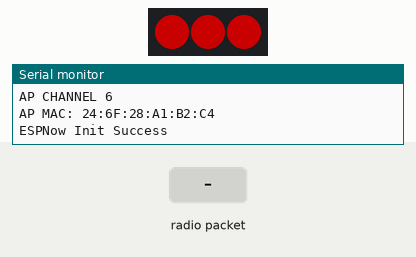
A sketch run on a simulated ESP32. Shown: 3 RGB LEDs in strip order, left to right, the last lines printed to the serial monitor. Inputs (shaded band) come from the test bench. Dim RGB values are drawn brighter than linear.

Above: at 1.2 s.
1.3 s: radio packet "v1" arrives
At 1.46 s:
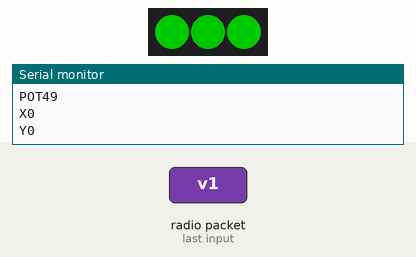
At 1.81 s:
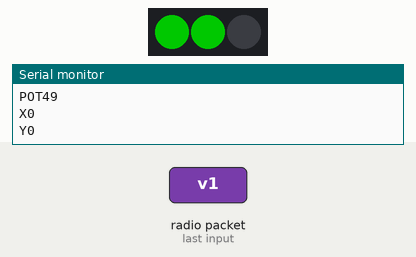
Timing chart, 0 to 4.3 s (numbered marks = the images above; inputs shaded):
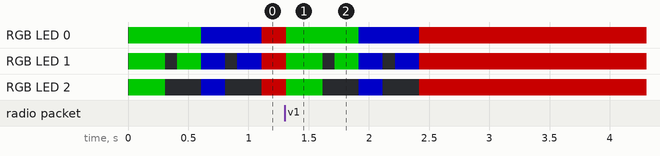

The sketch:

whirlwind-robot.ino
```cpp
/**
   ESPNOW - Basic communication - Slave
   Date: 26th September 2017
   Author: Arvind Ravulavaru <https://github.com/arvindr21>
   Purpose: ESPNow Communication between a Master ESP32 and a Slave ESP32
   Description: This sketch consists of the code for the Slave module.
   Resources: (A bit outdated)
   a. https://espressif.com/sites/default/files/documentation/esp-now_user_guide_en.pdf
   b. http://www.esploradores.com/practica-6-conexion-esp-now/

   << This Device Slave >>

   Flow: Master
   Step 1 : ESPNow Init on Master and set it in STA mode
   Step 2 : Start scanning for Slave ESP32 (we have added a prefix of `slave` to the SSID of slave for an easy setup)
   Step 3 : Once found, add Slave as peer
   Step 4 : Register for send callback
   Step 5 : Start Transmitting data from Master to Slave

   Flow: Slave
   Step 1 : ESPNow Init on Slave
   Step 2 : Update the SSID of Slave with a prefix of `slave`
   Step 3 : Set Slave in AP mode
   Step 4 : Register for receive callback and wait for data
   Step 5 : Once data arrives, print it in the serial monitor

   Note: Master and Slave have been defined to easily understand the setup.
         Based on the ESPNOW API, there is no concept of Master and Slave.
         Any devices can act as master or salve.
*/

#include <esp_now.h>
#include <WiFi.h>

#include <Adafruit_NeoPixel.h>

#define CHANNEL 1

#define DEBUG

// NEOPIXELS
// Which pin on the Arduino is connected to the NeoPixels?
// On a Trinket or Gemma we suggest changing this to 1:
#define LED_PIN     4

// How many NeoPixels are attached to the Arduino?
#define LED_COUNT  3

// NeoPixel brightness, 0 (min) to 255 (max)
#define BRIGHTNESS 100 // Set BRIGHTNESS to about 1/5 (max = 255)

// Declare our NeoPixel strip object:
Adafruit_NeoPixel strip(LED_COUNT, LED_PIN, NEO_GRB + NEO_KHZ800);
// Argument 1 = Number of pixels in NeoPixel strip
// Argument 2 = Arduino pin number (most are valid)
// Argument 3 = Pixel type flags, add together as needed:
//   NEO_KHZ800  800 KHz bitstream (most NeoPixel products w/WS2812 LEDs)
//   NEO_KHZ400  400 KHz (classic 'v1' (not v2) FLORA pixels, WS2811 drivers)
//   NEO_GRB     Pixels are wired for GRB bitstream (most NeoPixel products)
//   NEO_RGB     Pixels are wired for RGB bitstream (v1 FLORA pixels, not v2)
//   NEO_RGBW    Pixels are wired for RGBW bitstream (NeoPixel RGBW products)
//

// Init ESP Now with fallback
void InitESPNow() {
  WiFi.disconnect();
  if (esp_now_init() == ESP_OK) {
    #ifdef DEBUG
    Serial.println("ESPNow Init Success");
    #endif
  }
  else {
    #ifdef DEBUG
    Serial.println("ESPNow Init Failed");
    #endif
    // Retry InitESPNow, add a counte and then restart?
    // InitESPNow();
    // or Simply Restart
    ESP.restart();
  }
}

// config AP SSID
void configDeviceAP() {
  const char *SSID = "Slave_1";
  bool result = WiFi.softAP(SSID, "Slave_1_Password", CHANNEL, 0);
  if (!result) {
    Serial.println("AP Config failed.");
  } else {
    Serial.println("AP Config Success. Broadcasting with AP: " + String(SSID));
    Serial.print("AP CHANNEL "); Serial.println(WiFi.channel());
  }
}

void setup() {
  Serial.begin(115200);
  Serial.println("ESPNow/Basic/Slave Example");
  //Set device in AP mode to begin with
  WiFi.mode(WIFI_AP);
  // configure device AP mode
  configDeviceAP();
  // This is the mac address of the Slave in AP Mode
  Serial.print("AP MAC: "); Serial.println(WiFi.softAPmacAddress());
  // Init ESPNow with a fallback logic
  InitESPNow();
  // Once ESPNow is successfully Init, we will register for recv CB to
  // get recv packer info.
  esp_now_register_recv_cb(OnDataRecv);


  // Neopixel
  strip.begin();           // INITIALIZE NeoPixel strip object (REQUIRED)
  strip.show();            // Turn OFF all pixels ASAP
  strip.setBrightness(BRIGHTNESS);
}
static uint32_t last_time = 0;

// callback when data is recv from Master
void OnDataRecv(const esp_now_recv_info_t * info, const uint8_t *data, int data_len) {
  #ifdef DEBUG
  Serial.print("Last Packet Delay: "); Serial.println(millis()-last_time -100);
  #endif
  char macStr[18];
  snprintf(macStr, sizeof(macStr), "%02x:%02x:%02x:%02x:%02x:%02x",
           info->src_addr[0], info->src_addr[1], info->src_addr[2], info->src_addr[3], info->src_addr[4], info->src_addr[5]);

  #ifdef DEBUG
  Serial.print("Last Packet Recv from: "); Serial.println(macStr);
  Serial.print("Last Packet Recv Data: ");
  Serial.print(data[0]);
  Serial.print(":");
  Serial.print(data[1]);
  Serial.print(":");
  Serial.print(data[2]);
  Serial.print(":");
  Serial.print(data[3]);
  Serial.println("");

  Serial.println("Last Packet Recv Values: ");
  Serial.print("WEAPON: "); Serial.println((data[0]!=0)? 1:0);
  Serial.print("POT");
  Serial.println(((signed char)data[1]));
  Serial.print("X");
  Serial.println(((signed char)data[2]));
  Serial.print("Y");
  Serial.println(((signed char)data[3]));
  #endif
  last_time = millis();
}

void loop() {
  int32_t wait = millis()-last_time -100;

  strip.clear();
  if( wait < 500) {
    strip.fill( strip.Color(  0, 255, 0), 0, wait/150);
  } else if( wait < 1000){
     strip.fill( strip.Color(  0, 0, 255), 0, (wait-500)/150);
  } else{
    colorWipe(strip.Color(  255,   0, 0)     , 50); // Blue
  }
  strip.show();                          //  Update strip to match
  delay(100);
}

// Fill strip pixels one after another with a color. Strip is NOT cleared
// first; anything there will be covered pixel by pixel. Pass in color
// (as a single 'packed' 32-bit value, which you can get by calling
// strip.Color(red, green, blue) as shown in the loop() function above),
// and a delay time (in milliseconds) between pixels.
void colorWipe(uint32_t color, int wait) {
  for(int i=0; i<strip.numPixels(); i++) { // For each pixel in strip...
    strip.setPixelColor(i, color);         //  Set pixel's color (in RAM)
  }
}
```

Measured:
- after the input at 1.3 s, RGB LED 0: RGB(100, 0, 0) → RGB(0, 100, 0) at once, → RGB(0, 0, 100) 0.60 s later, → RGB(100, 0, 0) 0.50 s later; RGB LED 1: RGB(100, 0, 0) → RGB(0, 100, 0) at once, → off 0.30 s later, → RGB(0, 100, 0) 0.10 s later, → RGB(0, 0, 100) 0.20 s later, … (7 changes in this stretch)
